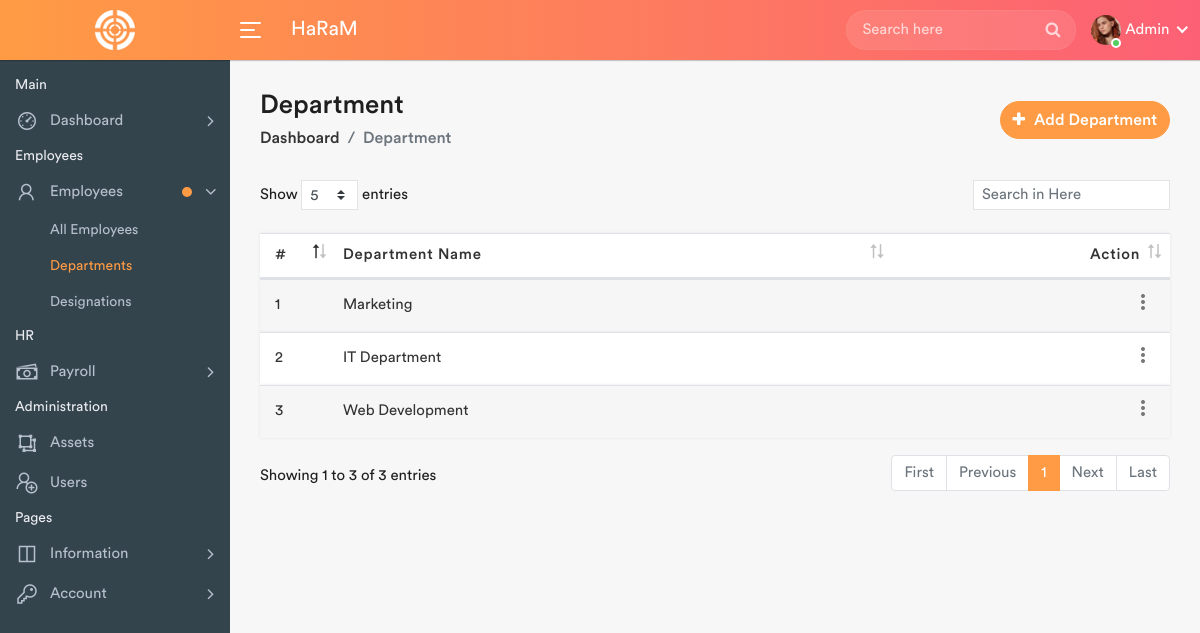
Page /departments.php (signed in) on the earlier database version.
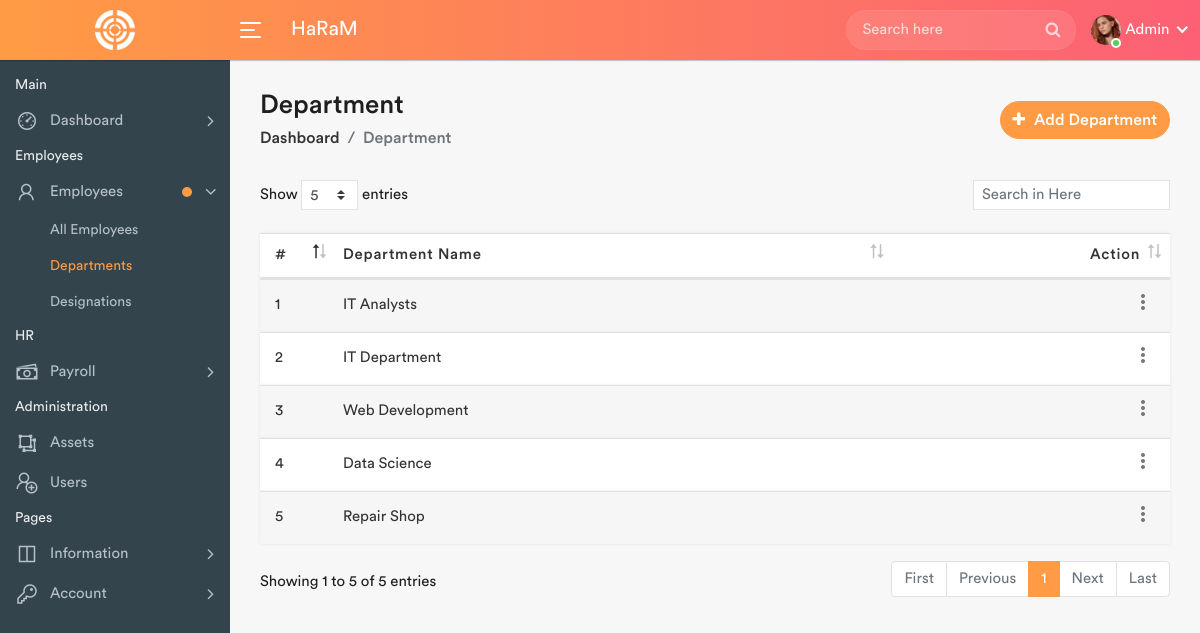
Same page on the later database version.
### tables this page shows
CREATE TABLE `departments` (
  `id` int(11) NOT NULL,
  `Department` varchar(200) NOT NULL,
  `Date` date NOT NULL DEFAULT current_timestamp()
);

### departments.php (the view, shortened to what this page needs)
<?php
$dbh = Database();
?>
<!DOCTYPE html>
<html lang="en">
<head>
	<link rel="stylesheet" href="assets/css/bootstrap.min.css">
	<link rel="stylesheet" href="assets/css/font-awesome.min.css">
	<link rel="stylesheet" href="assets/css/line-awesome.min.css">
	<link rel="stylesheet" href="assets/css/dataTables.bootstrap4.min.css">
	<link rel="stylesheet" href="assets/css/style.css">
</head>
<body>
	<div class="main-wrapper">
		<?php
		include_once 'includes/header.php';
		include_once 'includes/sidebar.php';
		?>
		<div class="page-wrapper">
			<div class="content container-fluid">
				<div class="page-header">
					<div class="row align-items-center">
						<div class="col">
							<h3 class="page-title">Department</h3>
							<ul class="breadcrumb">
								<li class="breadcrumb-item"><a href="index.php">Dashboard</a></li>
								<li class="breadcrumb-item active">Department</li>
							</ul>
						</div>
						<div class="col-auto float-right ml-auto">
							<?php if ($_SESSION['role'] == "admin") { ?>
								<a href="#" class="btn add-btn" data-toggle="modal" data-target="#add_department"><i class="fa fa-plus"></i> Add Department</a>
							<?php } ?>
						</div>
					</div>
				</div>
				<div class="row">
					<div class="col-md-12">
						<div>
							<table class="table table-striped custom-table mb-0 dataTable">
								<thead>
									<tr>
										<th style="width: 30px;">#</th>
										<th>Department Name</th>
										<th class="text-right">Action</th>
									</tr>
								</thead>
								<tbody>
									<?php
									$sql = "SELECT * FROM departments";
									$results2 = $dbh->query($sql);
									$cnt = 1;
									if ($results2->rowCount() > 0) {
										foreach ($results2 as $row) {
									?>
											<tr>
												<td><?php echo htmlentities($cnt++); ?></td>
												<td><?php echo htmlentities($row['Department']); ?></td>
												<td class="text-right">
													<div class="dropdown dropdown-action">
														<a href="javascript:void(0)" class="action-icon dropdown-toggle" data-toggle="dropdown" aria-expanded="false"><i class="material-icons">more_vert</i></a>
													</div>
												</td>
											</tr>
									<?php
										}
									} ?>
								</tbody>
							</table>
						</div>
					</div>
				</div>
			</div>
		</div>
	</div>
</body>
</html>

Differences in the rows shown:
changed departments: Department "Marketing" → "IT Analysts"
added departments: Department "Data Science"
added departments: Department "Repair Shop"
Other differences:
text written by a page script: "Show entries Showing 1 to 3 of 3 entries First Previous 1 Next Last" → "Show entries Showing 1 to 5 of 5 entries First Previous 1 Next Last"
